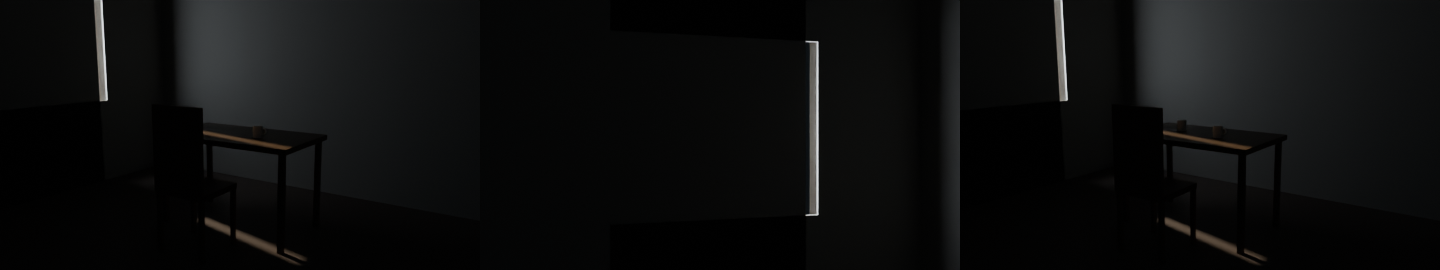
#> input picture atelier/12-inquietude-calme/v1-planche.png, 1440 x 270 px
$ python mesure.py v1-planche.png v2-planche.png
#> lines starting #> are read from the running program, lines starting #| are printed output that depends on the picture; after the words box and inside, x2 and y2 are one past the last pixel; in counts of white or black regions, pixels touching at a corner belong together
"""Pièce 12 : où est l'anomalie, quelle taille, est-elle dans la zone d'attention ?
Usage : python3 mesure.py L1.png L2.png
- aire du changement (% de l'image), boîte englobante
- différence hors zone (doit être ~0 : seul le détail change)
- saillance grossière : la zone la plus lumineuse/contrastée du plan 1 (fenêtre 48x27 px glissante)
  et la distance du changement à cette zone et au centre de l'image."""
import sys, json, numpy as np
from PIL import Image
a = np.asarray(Image.open(sys.argv[1]).convert("RGB"), float) / 255
b = np.asarray(Image.open(sys.argv[2]).convert("RGB"), float) / 255
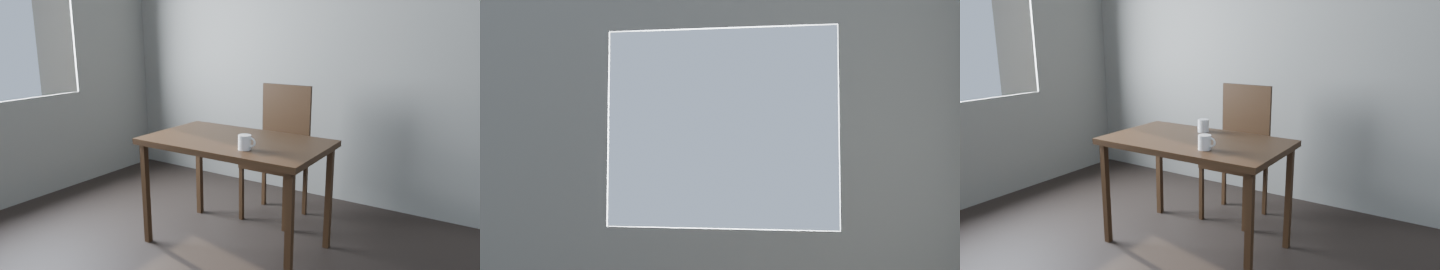
#> input picture atelier/12-inquietude-calme/v2-planche.png, 1440 x 270 px
h, w, _ = a.shape
#> h = 270; w = 1440
d = np.abs(a - b).max(2)
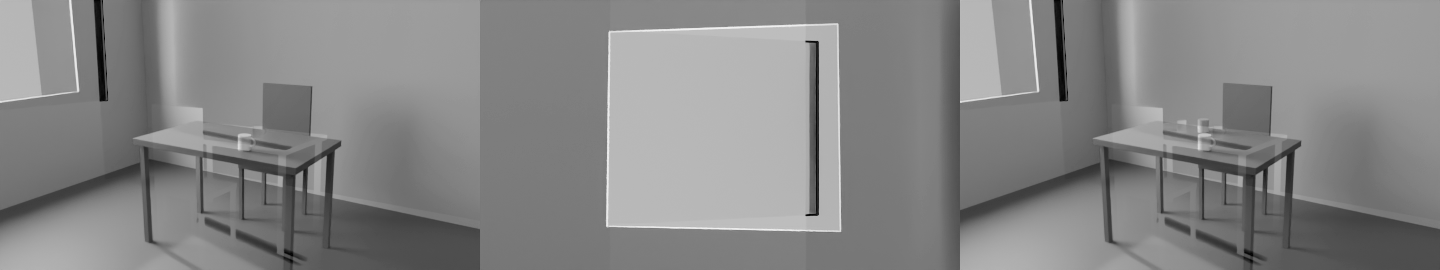
#> d: shape (270, 1440) float64; min 0.0157, max 0.949, mean 0.525
m = d > 0.04
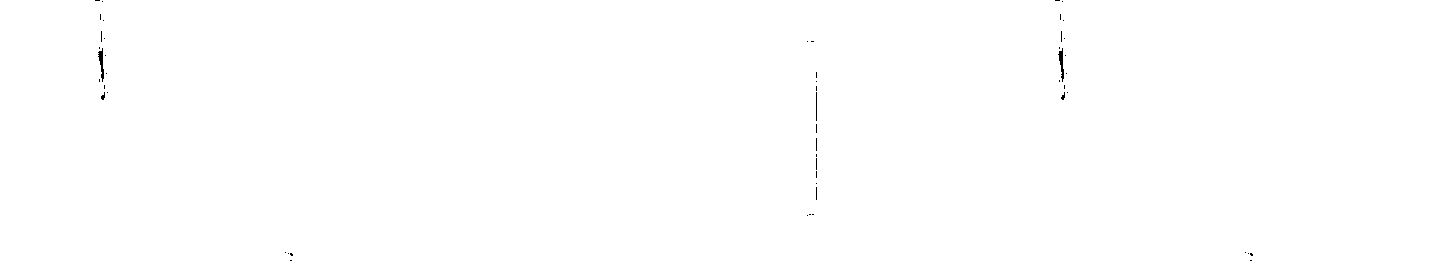
#> m: shape (270, 1440) bool; 99.9% white; black in thin lines or dots, all inside (x1, y1, x2, y2) = (95, 0, 1253, 261)
ys, xs = np.nonzero(m)
box = [int(xs.min()), int(ys.min()), int(xs.max()), int(ys.max())]
#> box = [0, 0, 1439, 269]
cx, cy = xs.mean(), ys.mean()
#> cx = 719.6; cy = 134.5
# saillance : luminance locale x contraste local (écart type) sur fenêtres de 1/10 de l'image
L = a @ [0.2126, 0.7152, 0.0722]
bw, bh = w // 10, h // 10
#> bw = 144; bh = 27
best = None
for y in range(0, h - bh, bh // 3):
    for x in range(0, w - bw, bw // 3):
        p = L[y:y + bh, x:x + bw]; s = p.mean() * p.std()
        if best is None or s > best[0]:
            best = (s, x + bw / 2, y + bh / 2)
#> after the loop, best = (0.0224, 168, 49.5)
diag = (w * w + h * h) ** 0.5
#> diag = 1465.1
r = {"aire_pct": round(100 * m.mean(), 3), "boite": box, "centre": [round(cx), round(cy)],
     "diff_hors_zone_max": round(float(d[~m].max()), 4),
     "zone_saillante": [round(best[1]), round(best[2])],
     "dist_saillance_pct_diag": round(100 * ((cx - best[1]) ** 2 + (cy - best[2]) ** 2) ** 0.5 / diag, 1),
     "dist_centre_pct_diag": round(100 * ((cx - w / 2) ** 2 + (cy - h / 2) ** 2) ** 0.5 / diag, 1)}
#> r = {'aire_pct': 99.89, 'boite': [0, 0, 1439, 269], 'centre': [720, 135], 'diff_hors_zone_max': 0.0392, 'zone_saillante': [168, 50], 'dist_saillance_pct_diag': 38.1, 'dist_centre_pct_diag': 0}
print(json.dumps(r))
#| {"aire_pct": 99.89, "boite": [0, 0, 1439, 269], "centre": [720, 135], "diff_hors_zone_max": 0.0392, "zone_saillante": [168, 50], "dist_saillance_pct_diag": 38.1, "dist_centre_pct_diag": 0.0}
